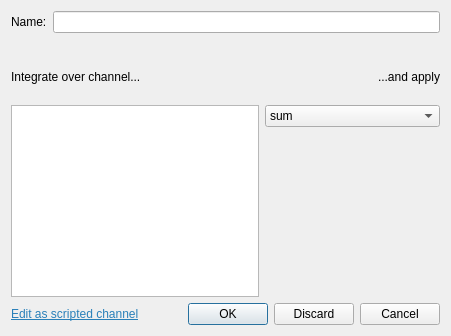
<?xml version="1.0" encoding="UTF-8"?>
<ui version="4.0">
 <class>dialogEditStatisticsChannel</class>
 <widget class="QDialog" name="dialogEditStatisticsChannel">
  <property name="geometry">
   <rect>
    <x>0</x>
    <y>0</y>
    <width>451</width>
    <height>336</height>
   </rect>
  </property>
  <property name="windowTitle">
   <string>Edit statistics channel - Metro</string>
  </property>
  <layout class="QVBoxLayout" name="verticalLayout">
   <item>
    <layout class="QHBoxLayout" name="layoutName">
     <item>
      <widget class="QLabel" name="labelName">
       <property name="text">
        <string>Name:</string>
       </property>
      </widget>
     </item>
     <item>
      <widget class="QLineEdit" name="editName"/>
     </item>
    </layout>
   </item>
   <item>
    <spacer name="spacer">
     <property name="orientation">
      <enum>Qt::Vertical</enum>
     </property>
     <property name="sizeType">
      <enum>QSizePolicy::Fixed</enum>
     </property>
     <property name="sizeHint" stdset="0">
      <size>
       <width>10</width>
       <height>15</height>
      </size>
     </property>
    </spacer>
   </item>
   <item>
    <layout class="QGridLayout" name="layoutChannels">
     <item row="0" column="1">
      <widget class="QLabel" name="labelApply">
       <property name="text">
        <string>...and apply</string>
       </property>
       <property name="alignment">
        <set>Qt::AlignRight|Qt::AlignTrailing|Qt::AlignVCenter</set>
       </property>
      </widget>
     </item>
     <item row="1" column="1">
      <widget class="QComboBox" name="selectFunc">
       <item>
        <property name="text">
         <string>sum</string>
        </property>
       </item>
       <item>
        <property name="text">
         <string>mean</string>
        </property>
       </item>
       <item>
        <property name="text">
         <string>median</string>
        </property>
       </item>
       <item>
        <property name="text">
         <string>range</string>
        </property>
       </item>
       <item>
        <property name="text">
         <string>variance</string>
        </property>
       </item>
       <item>
        <property name="text">
         <string>stdev</string>
        </property>
       </item>
      </widget>
     </item>
     <item row="0" column="0">
      <widget class="QLabel" name="labelToIntegrate">
       <property name="text">
        <string>Integrate over channel...</string>
       </property>
      </widget>
     </item>
     <item row="2" column="1">
      <widget class="QLabel" name="labelDesc">
       <property name="minimumSize">
        <size>
         <width>175</width>
         <height>0</height>
        </size>
       </property>
       <property name="text">
        <string/>
       </property>
       <property name="alignment">
        <set>Qt::AlignLeading|Qt::AlignLeft|Qt::AlignTop</set>
       </property>
       <property name="wordWrap">
        <bool>true</bool>
       </property>
      </widget>
     </item>
     <item row="1" column="0" rowspan="2">
      <widget class="QListWidget" name="listToIntegrate"/>
     </item>
    </layout>
   </item>
   <item>
    <layout class="QHBoxLayout" name="layoutFooter">
     <item>
      <widget class="QLabel" name="labelScriptedEdit">
       <property name="sizePolicy">
        <sizepolicy hsizetype="MinimumExpanding" vsizetype="Preferred">
         <horstretch>0</horstretch>
         <verstretch>0</verstretch>
        </sizepolicy>
       </property>
       <property name="text">
        <string>&lt;html&gt;&lt;head/&gt;&lt;body&gt;&lt;p&gt;&lt;a href=&quot;#scripted&quot;&gt;&lt;span style=&quot; text-decoration: underline; color:#2980b9;&quot;&gt;Edit as scripted channel&lt;/span&gt;&lt;/a&gt;&lt;/p&gt;&lt;/body&gt;&lt;/html&gt;</string>
       </property>
      </widget>
     </item>
     <item>
      <widget class="QDialogButtonBox" name="buttonBox">
       <property name="sizePolicy">
        <sizepolicy hsizetype="Minimum" vsizetype="Fixed">
         <horstretch>0</horstretch>
         <verstretch>0</verstretch>
        </sizepolicy>
       </property>
       <property name="orientation">
        <enum>Qt::Horizontal</enum>
       </property>
       <property name="standardButtons">
        <set>QDialogButtonBox::Cancel|QDialogButtonBox::Discard|QDialogButtonBox::Ok</set>
       </property>
      </widget>
     </item>
    </layout>
   </item>
  </layout>
 </widget>
 <resources/>
 <connections>
  <connection>
   <sender>buttonBox</sender>
   <signal>rejected()</signal>
   <receiver>dialogEditStatisticsChannel</receiver>
   <slot>reject()</slot>
   <hints>
    <hint type="sourcelabel">
     <x>392</x>
     <y>311</y>
    </hint>
    <hint type="destinationlabel">
     <x>265</x>
     <y>167</y>
    </hint>
   </hints>
  </connection>
 </connections>
</ui>
